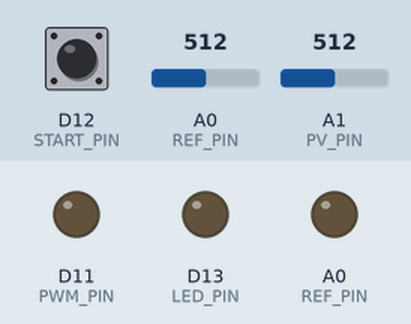
Recording of a sketch running on a simulated Arduino Zero (SAMD21). Parts: output pins drawn as LEDs (lit = HIGH). The test bench sets the inputs (shaded band); at power-on: D12 (START_PIN) HIGH, A0 (REF_PIN) = 512, A1 (PV_PIN) = 512 (analog values on the 0–1023 scale).

Above: at 1.2 s.
1.3 s: D12 (START_PIN) pulled LOW for 0.15 s
At 2.0 s:
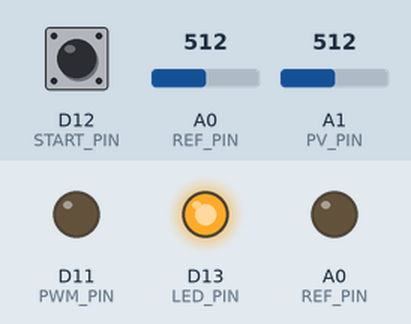
Timing chart, 0 to 4.3 s (numbered marks = the images above; inputs shaded):
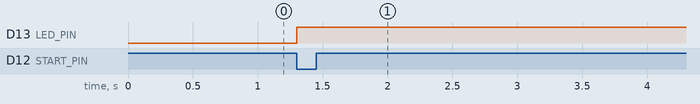

The sketch:

control_P_V1.ino
```cpp
/* Programa para controle da tensao em um sistema RC (capacitor)
   utilizando controlador P.
   Passo a passo:
   1) Config Kp
   2) Ler Vcapacitor
   3) Calcular erro
   4) Injetar tensao e(t) * Kp
   5) Repete a partir de 3
*/

//https://www.embarcados.com.br/controlador-proporcional-eletronico/

#define LED_PIN      13      // Led controlador P
#define START_PIN    12      // Botao inicio
#define PWM_PIN      11      // Pin saida sinal SP em PWM
#define ANALOG_PIN   DAC0    // Pin conectado ao DAC1;
#define REF_PIN      A0      // Pin conectado ao potenciometro
#define PV_PIN       A1      // Pin Vcapacitor do capacitor

float Kp = 0, erro = 0, Vcapacitor = 0, Vreferencia = 0, SA = 0; //SA = Sinal atuante
float sinalAtuante = 0;
// SA é o sinal de correcao.
void setup() {
  pinMode(LED_PIN, OUTPUT);
  pinMode(START_PIN, INPUT_PULLUP);
  pinMode(PWM_PIN, OUTPUT);
  Serial.begin(115200);
  analogReadResolution(12);
  analogWriteResolution(12);
}

//void aplicaSinal(float sinalAtuante) {
//  int periodo = 100; // em ms
//  for (int i = 0; i < 512; i++) {
//    analogWrite(ANALOG_PIN, (sinalAtuante * 4095.0) / Vi);
//    Serial.println((sinalAtuante * 4095.0) / Vi);
//    delayMicroseconds((periodo / 512) * 1000 );     // 100ms/512pt convertido para us.
//  }
//}

void loop() {
  if (!digitalRead(START_PIN)) {
    digitalWrite(LED_PIN, 1);
    Vcapacitor = 3.3 * analogRead(PV_PIN) / 4095.0;       // Ler tensao Vcapacitor
    Vreferencia = 3.3 * analogRead(REF_PIN) / 4095.0;    // Ler tensao referencia
    erro = Vreferencia - Vcapacitor;                     // Calculo do erro

    //aplicaSinal(SA);                                  //Chave na posicao Analog (DAC0)
    if (erro >= 0) {
      sinalAtuante = erro * Kp;
      if(sinalAtuante > 4095)
        sinalAtuante  = 4095;
    } else {
      SA = 0;
    }
    analogWrite(ANALOG_PIN, sinalAtuante);
    analogWrite(PWM_PIN, (SA * 255) / Vreferencia);           //Chave na posicao PWM
  }
}
```

Measured:
- after the input at 1.3 s, D13 (LED_PIN): LOW → HIGH at once
